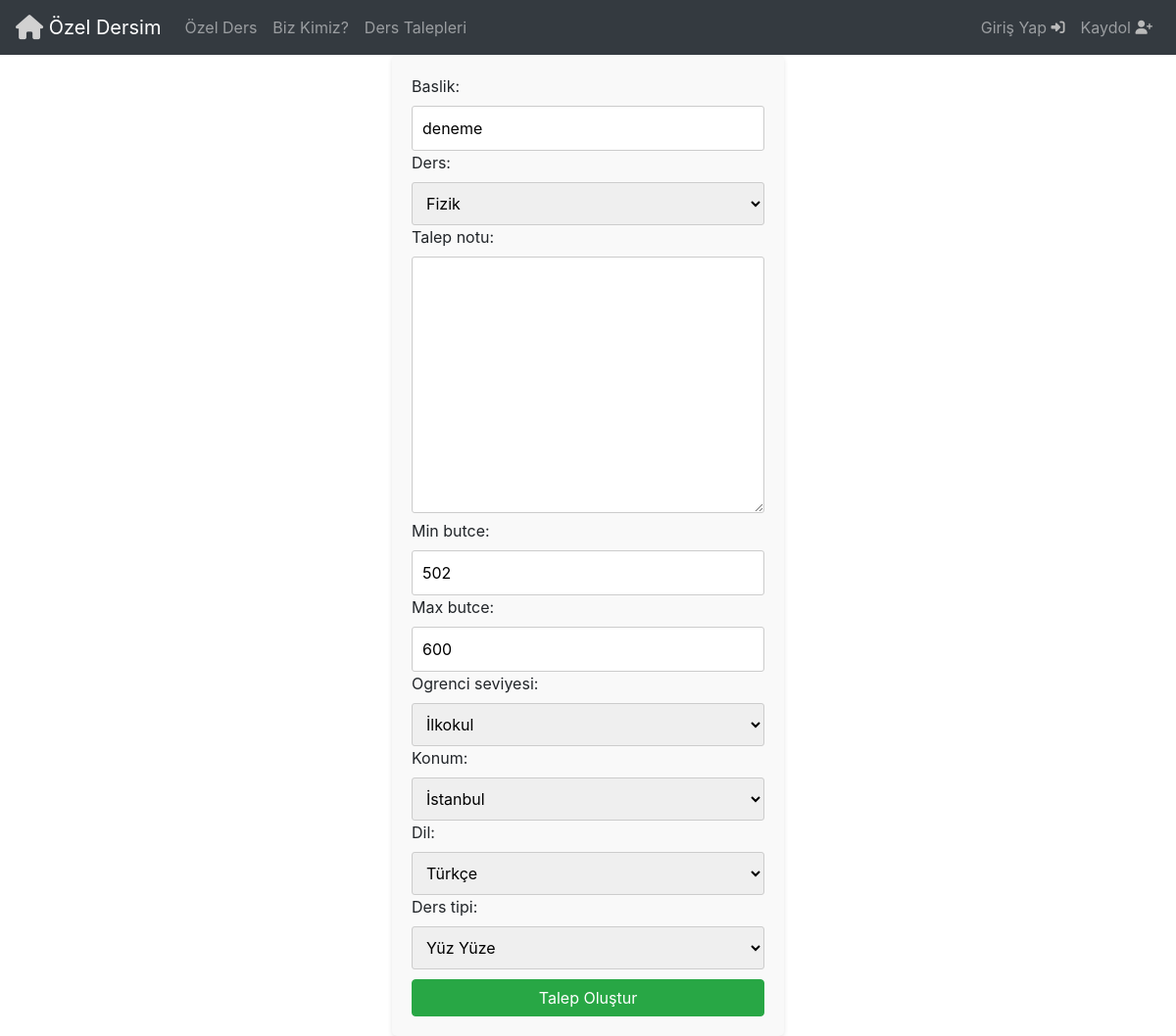
/talep_duzenle/16/, run on an earlier commit of the app's database.
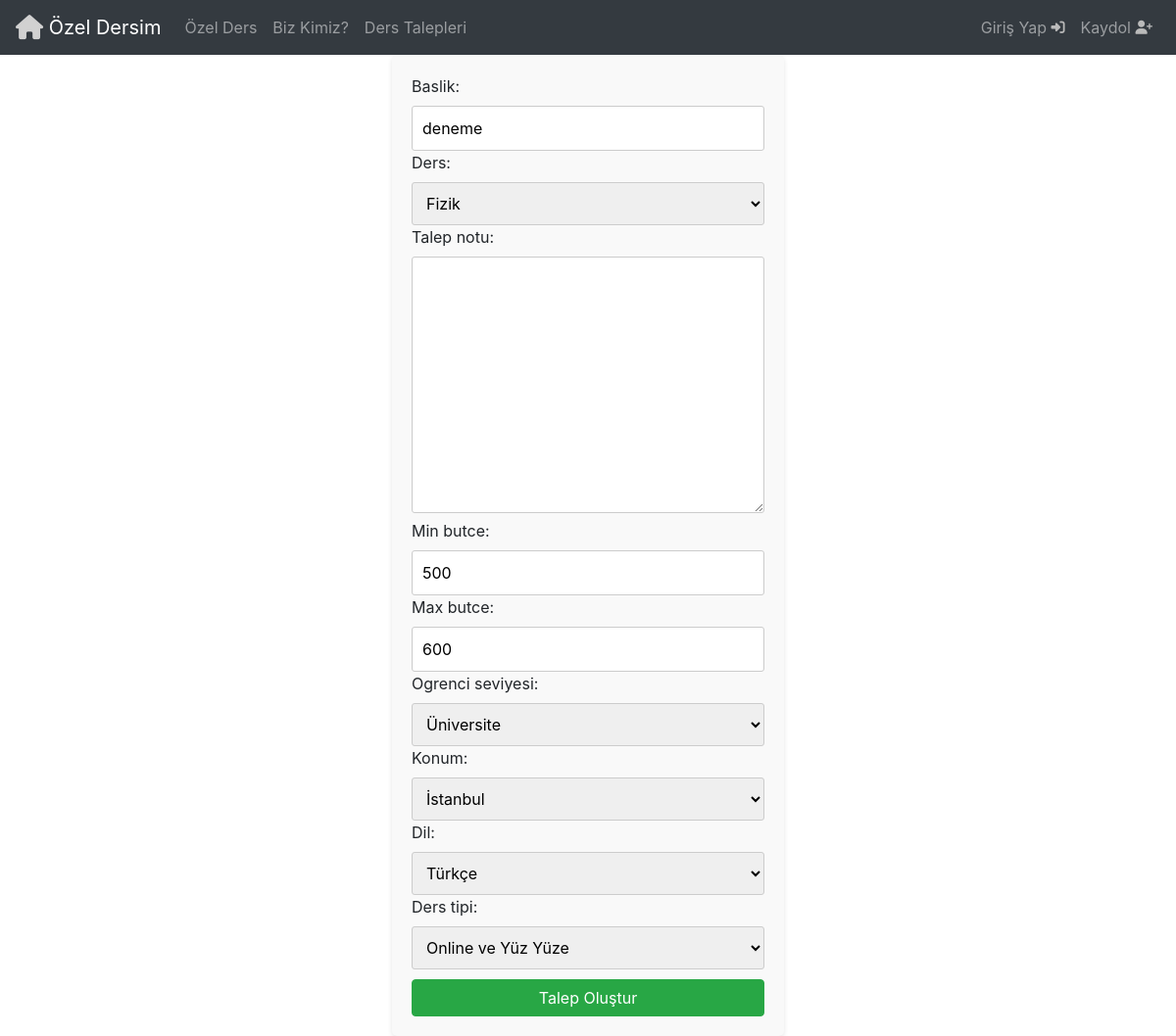
And on a later commit of the database.
### Base/models.py (models this page shows, shortened)
class DersTalepleri(models.Model):
  seviye = [
    ('İlkokul', 'İlkokul'),
    ('Ortaokul', 'Ortaokul'),
    ('Lise', 'Lise'),
    ('Üniversite', 'Üniversite'),
    ('Yüksek Lisans','Yüksek Lisans'),
  ]
  ders_tipleri = [
        ('online', 'Online'),
        ('yuz_yuze', 'Yüz Yüze'),
        ('iksisde', 'Online ve Yüz Yüze'),
    ]
  kullanici = models.ForeignKey(User, on_delete=models.CASCADE)
  baslik = models.CharField(max_length=50)
  ders = models.ForeignKey(Ders, on_delete=models.CASCADE)
  talep_notu= models.TextField(max_length=200,null=True,blank=True)
  talep_durumu = models.BooleanField(default=False)
  min_butce = models.IntegerField(validators=[MinValueValidator(0)])
  max_butce = models.IntegerField(validators=[MaxValueValidator(10000)])
  ogrenci_seviyesi = models.CharField(max_length=50,choices=seviye)
  olusturulma_tarihi = models.DateTimeField(auto_now_add=True)
  konum = models.ForeignKey(Sehir, on_delete=models.CASCADE)
  dil = models.ForeignKey(Dil,on_delete=models.CASCADE)
  gunceleme=models.DateTimeField(auto_now=True)
  ders_tipi = models.CharField(
        max_length=50,
        choices=(('online', 'Online'), ('yuz_yuze', 'Yüz Yüze'), ('iksisde', 'Online ve Yüz Yüze')),
    )

### Base/views.py (the view)
# urls.py: path('talep_duzenle/<str:pk>/', views.talep_duzenle, name='TalepDuzenle'),
def talep_duzenle(request, pk):
   ders_talebi = DersTalepleri.objects.get(id=pk)
   if request.method == 'POST':
        min=request.POST.get('min_butce')
        max=request.POST.get('max_butce')
        if max >= min:
           form = DersTalepleriForm(request.POST, instance=ders_talebi)
           if form.is_valid():
             form.save()
             return redirect('DersTalepleri')
        else:
            messages.error(request,'Minimum bütçe aralığı maksimum bütçe aralığından büyük olamaz')
            form = DersTalepleriForm()
   else:
      form = DersTalepleriForm(instance=ders_talebi)
   return render(request, 'TalepOluştur.html', {'form': form})

### Base/formlar.py
class DersTalepleriForm(forms.ModelForm):
    class Meta:
        model = DersTalepleri
        fields = ['baslik', 'ders', 'talep_notu', 'min_butce', 'max_butce', 'ogrenci_seviyesi', 'konum', 'dil', 'ders_tipi']
    def __init__(self, *args, **kwargs):
        super().__init__(*args, **kwargs)
        for field in self.fields:
            self.fields[field].widget.attrs.update({'class': 'form-input'})

### Base/models.py (called while the page is built)
  def __str__(self):
    return self.dil

  def __str__(self):
    return self.sehir

  def __str__(self) :
    return self.ders

### Templates/TalepOluştur.html (shortened to what this page needs)
{% include 'navbar.html' %}
<!DOCTYPE html>
<html lang="en">
<head>
</head>
<body>
  <div class="form-container">
    <form action="" method="POST">
        {{form}}
        <button type="input" class="btn btn-success btn-block" style="margin-top: 10px;">Talep Oluştur</button>
    </form>
  </div>
</body>
</html>

What changed in the data, as far as the page shows it:
changed DersTalepleri "deneme": min_butce "502" → "500"; ogrenci_seviyesi "İlkokul" → "Üniversite"; ders_tipi "Yüz Yüze" → "Online ve Yüz Yüze"
